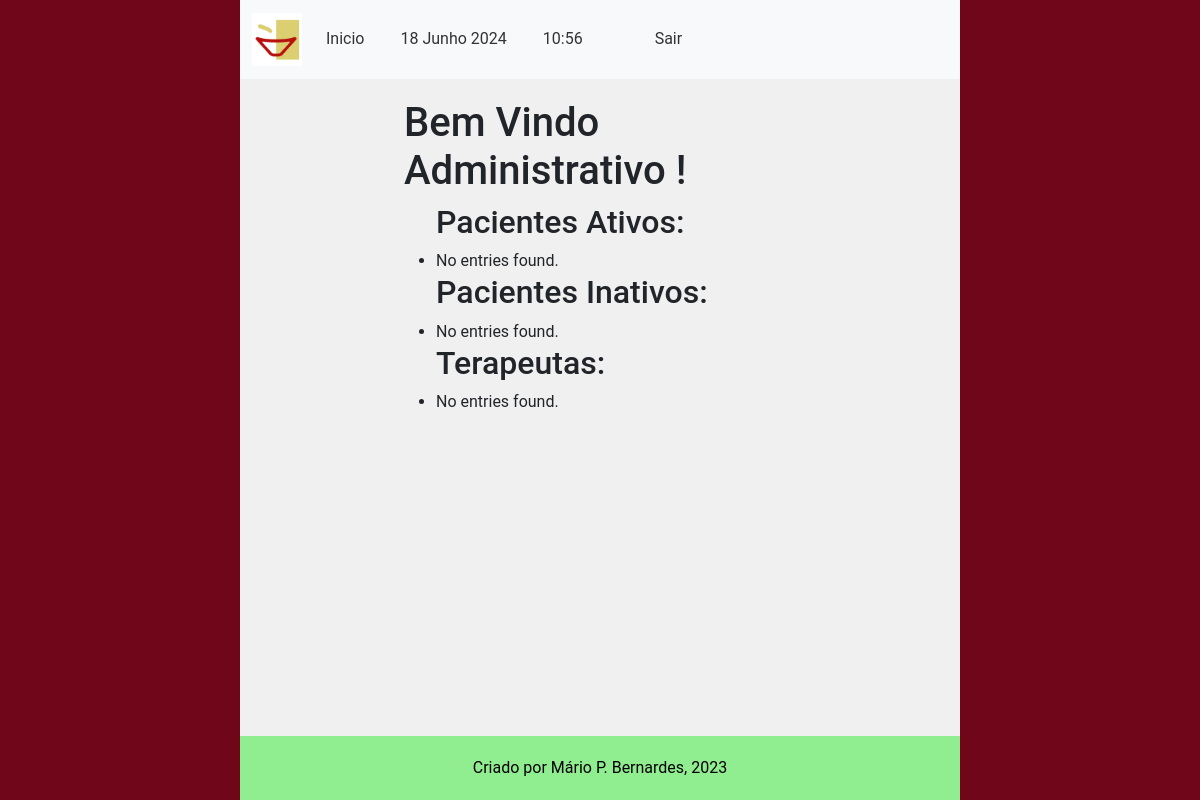
/main/indice_cadastros (signed in), run on an earlier commit of the app's database.
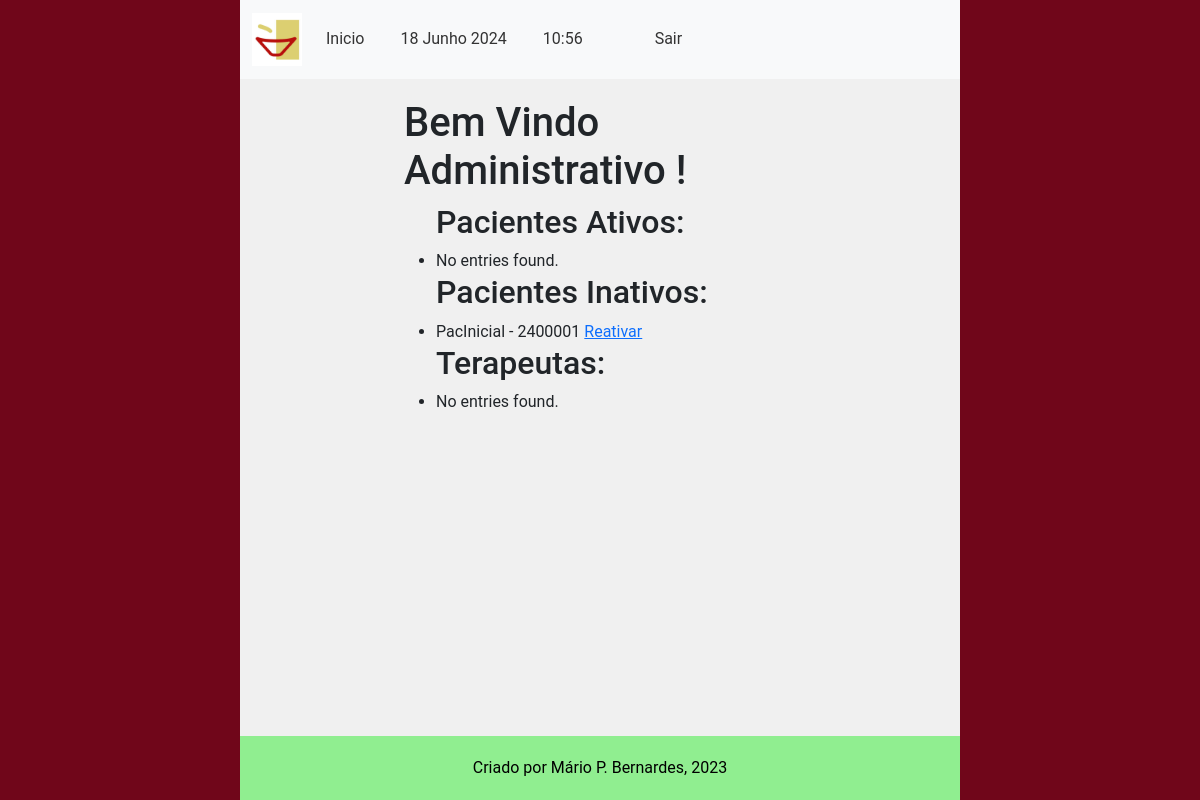
And on a later commit of the database.
### accounts/models.py (models this page shows, shortened)
class CustomUser(AbstractUser):
    email = models.EmailField(unique=True, verbose_name='E-mail')
    phone_number = models.CharField(max_length=11, unique=True, verbose_name='Telefone', validators=[
        validate_numbers, MinLengthValidator(limit_value=11), MaxLengthValidator(limit_value=11)
    ])
    require_otp_login = models.BooleanField(null=False, default=False)
    otp = models.CharField(max_length=6, null=True, blank=True)

### main/models.py (models this page shows, shortened)
class CadastroPacientes(models.Model):
    nome = models.CharField(verbose_name='Nome do Paciente', max_length=100,
                            validators=[validate_letters, MinLengthValidator(limit_value=5)])
    prontuario_numero = models.CharField(verbose_name='Nº de Prontuario', max_length=7,
                                         default=create_prontuario_numero,
                                         unique=True, validators=[validate_numbers, MinLengthValidator(limit_value=7)])
    nascimento = models.DateField(verbose_name='Data de Nascimento', help_text='dd/mm/aaaa',
                                  validators=[validate_date_past])
    responsavel_legal = models.CharField(verbose_name='Responsável Legal', max_length=100,
                                         null=True, blank=True, validators=[validate_letters,
                                                                            MinLengthValidator(limit_value=5)])
    cpf_responsavel_legal = models.CharField(verbose_name='CPF do Responsável', max_length=11, blank=True, null=True,
                                             validators=[validate_numbers, MinLengthValidator(limit_value=11)])
    data_inicio = models.DateField(verbose_name='Data de Inicio', help_text='dd/mm/aaaa', default=datetime.now)
    data_final = models.DateField(verbose_name='Data do Desligamento', help_text='dd/mm/aaaa', blank=True, null=True,
                                  validators=[validate_date_past])
    desligado = models.BooleanField(verbose_name='Desligado', help_text='Paciente desligado', default=False)
    cpf_numero = models.CharField(verbose_name='CPF', max_length=11, unique=True,
                                  help_text="CPF de menores consta na Certidão de Nascimento",
                                  validators=[validate_numbers, MinLengthValidator(limit_value=11)])
    MOD_CHOICES = (
        (0, 'Individual'),
        (1, 'Grupo'),
        (2, 'Casal'),
    )
    modalidade_atendimento = models.IntegerField(verbose_name='Modalidade', choices=MOD_CHOICES, default=0)
    grupo = models.ForeignKey(
        'CadastroGrupos',
        related_name='membros',
        on_delete=models.PROTECT,
        blank=True,
        null=True
    )
    convenio = models.ForeignKey(
        'ConveniosAceitos',
        related_name='pacientes',
        on_delete=models.PROTECT
    )
    carteirinha_convenio = models.CharField(verbose_name='Número do Convênio',
                                            max_length=50, blank=True, null=True,
                                            validators=[validate_numbers, MinLengthValidator(limit_value=7)])
    terapeuta = models.ForeignKey(
        'CadastroProfissionais',
        related_name='pacientes',
        on_delete=models.PROTECT
    )
    endereco_rua = models.CharField(verbose_name='Endereço', max_length=100,
                                    validators=[MinLengthValidator(limit_value=10)])
    endereco_bairro = models.CharField(verbose_name='Bairro', max_length=50,
                                       validators=[MinLengthValidator(limit_value=3)])
    endereco_numero = models.CharField(verbose_name='Número', max_length=7, validators=[validate_numbers])
    endereco_complemento = models.CharField(verbose_name='Complemento', max_length=100,
                                            validators=[MinLengthValidator(limit_value=4)])
    telefone_numero = models.CharField(verbose_name='Telefone', max_length=11,
                                       validators=[validate_numbers, MinLengthValidator(limit_value=11)])
    cidade = models.CharField(verbose_name='Cidade', max_length=100, validators=[validate_letters,
                                                                                 MinLengthValidator(limit_value=3)])
    cep_numero = models.CharField(verbose_name='CEP', max_length=8, validators=[validate_numbers,
                                                                                MinLengthValidator(limit_value=8)])
    email = models.EmailField(verbose_name='E-mail')
    observacoes = models.TextField(verbose_name='Observações', blank=True, null=True)
    objects = models.Manager()
    class Meta:
        verbose_name = 'Paciente'
        verbose_name_plural = 'Pacientes'
        ordering = ["nome"]
        permissions = [
            ('transfer_pac', 'Transferir Paciente (Terapeutas)'),
            ('deslig_pac', 'Desligar Paciente (Terapeutas)'),
            ('add_pac_group', 'Adicionar Paciente a Grupo (Terapeutas)'),
            ('remove_pac_from_group', 'Remover Paciente de um Grupo (Terapeutas)')
        ]

### main/views.py (the view)
@login_required(login_url="/accounts/login")
def index_perfil(request: HttpRequest):
    pacientes_ativos = filter_active_pacientes()
    pacientes_inativos = filter_inactive_pacientes()
    terapeutas = CadastroProfissionais.objects.all
    context = {
        'lis_pacientes_ativos': pacientes_ativos,
        'lis_pacientes_inativos': pacientes_inativos,
        'list_terapeutas': terapeutas
    }
    return render(request, 'list_perfils.html', context)

### main/services/pacientes_services.py (called while the page is built)
def filter_active_pacientes() -> QuerySet:
    active_pacientes = CadastroPacientes.objects.filter(desligado=False)
    return active_pacientes

def filter_inactive_pacientes() -> QuerySet:
    inactive_pacientes = CadastroPacientes.objects.filter(desligado=True)
    return inactive_pacientes

### main/templates/list_perfils.html (shortened to what this page needs)
{% extends 'middleman1.html' %}
{% load bootstrap5 %}
{% load static%}
        {% block content %}
        <h1>Bem Vindo {{ request.user.username }} ! </h1>
            <ul>
                <h2> Pacientes Ativos: </h2>
                    {% for paciente in lis_pacientes_ativos %}
                        <li>
                        {{ paciente.nome }} - {{ paciente.prontuario_numero }}
                        <a href="{% url 'main:enviar_arquivo_paciente' prontuario_numero=paciente.prontuario_numero %}"> Adicionar Arquivo </a> /
                        <a href="{% url 'main:dadospac' prontuario_numero=paciente.prontuario_numero %}"> Ver Detalhes </a> <br>
                        </li>
                    {% empty %}
                        <li>No entries found.</li>
                    {% endfor %}
                <h2> Pacientes Inativos: </h2>
                    {% for paciente in lis_pacientes_inativos %}
                        <li>
                        {{ paciente.nome }} - {{ paciente.prontuario_numero }}
                        <a href="{% url 'main:religamento' prontuario_numero=paciente.prontuario_numero %}"> Reativar </a> <br>
                        </li>
                    {% empty %}
                        <li>No entries found.</li>
                    {% endfor %}
                <h2> Terapeutas: </h2>
                    {% for terapeuta in list_terapeutas %}
                        <li> {{ terapeuta.nome }} - {{ terapeuta.conselho_codigo }} - <a href="{% url 'main:perfil' terapeuta_codigo=terapeuta.conselho_codigo %}"> Detalhes </a> /
                        <a href="{% url 'main:cadastrar_formacao' terapeuta_codigo=terapeuta.conselho_codigo %}"> Adicionar Formação </a> /
                        <a href="{% url 'main:enviar_arquivo_terapeuta' terapeuta_codigo=terapeuta.conselho_codigo %}"> Adicionar Arquivo </a> <br>
                        </li>
                    {% empty %}
                        <li>No entries found.</li>
                    {% endfor %}
            </ul>
        {% endblock %}

### main/templates/middleman1.html (shortened to what this page needs)
{% load static %}
{% load django_bootstrap5 %}
{% bootstrap_css %}
<!DOCTYPE html>
<html lang="pt-br">
<head>
    <link rel="stylesheet" type="text/css" href="{% static 'main_style.css' %}">
</head>
<body>
    <div class="page-container">
        <header>
            <nav class="navbar navbar-expand-lg navbar-light bg-light">
                <div class="container">
                <a class="navbar-brand" href="{% static 'fav.icon.jpeg' %}">
                    <img src="{% static 'fav.icon.jpeg' %}" alt="Your Logo" style="width: 50px; height: auto;" >
                </a>
                    <div class="collapse navbar-collapse text-dark" id="navbarNav">
                        <ul class="navbar-nav">
                            <li class="nav-item">
                                <a class="nav-link" href="{% url 'main:homepage' %}">Inicio</a>
                            </li>
                            <li class="nav-item">
                    <span class="nav-link">
                        {% now "j F Y" %}
                    </span>
                </li>
                <li class="nav-item">
                    <span class="nav-link">
                        {% now "H:i" %}
                    </span>
                </li>
                <li class="nav-item">
                    <span class="nav-link">
                    </span>
                </li>
                <li class="nav-item">
                                <a class="nav-link" href="{% url 'accounts:logout' %}">Sair</a>
                            </li>
                        </ul>
                    </div>
                </div>
            </nav>
        </header>
        <main class="main-content">
            {% block content %}{% endblock %}
        </main>
        <footer class="footer">
            Criado por Mário P. Bernardes, 2023
        </footer>
    </div>
</body>
</html>

### main/static/main_style.css (style rules this page uses)
body { font-family: roboto; font-size: 16px; background-color: #f0f0f0; margin: 0; padding: 0; }
.page-container { border-left: 20vw solid #70061a; border-right: 20vw solid #70061a; min-height: 100vh; box-sizing: border-box; display: flex; flex-direction: column; }
.main-content { width: 60%; margin: 0 auto; padding: 20px; flex-grow: 1; }
.navbar { background-color: #333; color: #fff; }
.navbar-brand { font-size: 24px; }
.navbar-nav { list-style-type: none; padding: 0; }
.nav-item { margin-right: 20px; }
.nav-link { color: #333; }
.footer { background-color: lightgreen; color: #000; padding: 20px 0; text-align: center; flex-shrink: 0; }

What changed in the data, as far as the page shows it:
added CadastroPacientes: nome "PacInicial", prontuario_numero "2400001"
Also different on the page:
text no longer shown: "No entries found."
